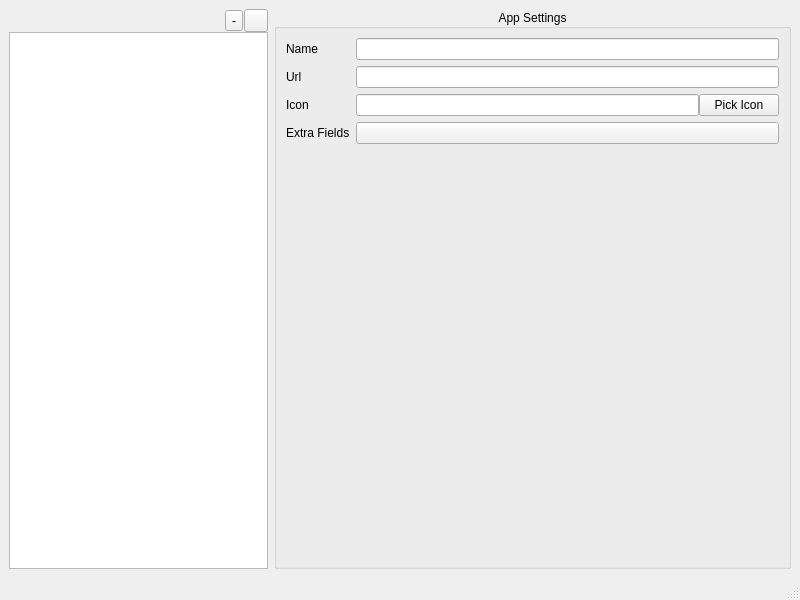
<?xml version="1.0" encoding="UTF-8"?>
<ui version="4.0">
 <class>MainWindow</class>
 <widget class="QMainWindow" name="MainWindow">
  <property name="geometry">
   <rect>
    <x>0</x>
    <y>0</y>
    <width>800</width>
    <height>600</height>
   </rect>
  </property>
  <property name="windowTitle">
   <string>MainWindow</string>
  </property>
  <widget class="QWidget" name="centralwidget">
   <layout class="QHBoxLayout" name="horizontalLayout">
    <item>
     <widget class="QWidget" name="widget_3" native="true">
      <property name="sizePolicy">
       <sizepolicy hsizetype="Preferred" vsizetype="Preferred">
        <horstretch>1</horstretch>
        <verstretch>0</verstretch>
       </sizepolicy>
      </property>
      <layout class="QVBoxLayout" name="verticalLayout_2">
       <property name="spacing">
        <number>0</number>
       </property>
       <property name="leftMargin">
        <number>0</number>
       </property>
       <property name="topMargin">
        <number>0</number>
       </property>
       <property name="rightMargin">
        <number>0</number>
       </property>
       <property name="bottomMargin">
        <number>0</number>
       </property>
       <item>
        <widget class="QWidget" name="widget_4" native="true">
         <layout class="QHBoxLayout" name="horizontalLayout_3">
          <property name="spacing">
           <number>1</number>
          </property>
          <property name="leftMargin">
           <number>0</number>
          </property>
          <property name="topMargin">
           <number>0</number>
          </property>
          <property name="rightMargin">
           <number>0</number>
          </property>
          <property name="bottomMargin">
           <number>0</number>
          </property>
          <item>
           <spacer name="horizontalSpacer">
            <property name="orientation">
             <enum>Qt::Horizontal</enum>
            </property>
            <property name="sizeHint" stdset="0">
             <size>
              <width>40</width>
              <height>20</height>
             </size>
            </property>
           </spacer>
          </item>
          <item>
           <widget class="QToolButton" name="toolButton_2">
            <property name="text">
             <string>-</string>
            </property>
            <property name="icon">
             <iconset theme="list-remove"/>
            </property>
           </widget>
          </item>
          <item>
           <widget class="QToolButton" name="toolButton">
            <property name="text">
             <string/>
            </property>
            <property name="icon">
             <iconset theme="list-add"/>
            </property>
           </widget>
          </item>
         </layout>
        </widget>
       </item>
       <item>
        <widget class="QListWidget" name="listWidgetApps">
         <property name="sizePolicy">
          <sizepolicy hsizetype="Expanding" vsizetype="Expanding">
           <horstretch>0</horstretch>
           <verstretch>0</verstretch>
          </sizepolicy>
         </property>
         <property name="viewMode">
          <enum>QListView::IconMode</enum>
         </property>
        </widget>
       </item>
      </layout>
     </widget>
    </item>
    <item>
     <widget class="QGroupBox" name="groupBox">
      <property name="sizePolicy">
       <sizepolicy hsizetype="Preferred" vsizetype="Preferred">
        <horstretch>2</horstretch>
        <verstretch>0</verstretch>
       </sizepolicy>
      </property>
      <property name="title">
       <string>App Settings</string>
      </property>
      <property name="alignment">
       <set>Qt::AlignCenter</set>
      </property>
      <layout class="QFormLayout" name="formLayout">
       <item row="0" column="0">
        <widget class="QLabel" name="label">
         <property name="text">
          <string>Name</string>
         </property>
        </widget>
       </item>
       <item row="0" column="1">
        <widget class="QLineEdit" name="editName"/>
       </item>
       <item row="1" column="0">
        <widget class="QLabel" name="label_3">
         <property name="text">
          <string>Url</string>
         </property>
        </widget>
       </item>
       <item row="1" column="1">
        <widget class="QLineEdit" name="editUrl"/>
       </item>
       <item row="2" column="0">
        <widget class="QLabel" name="label_2">
         <property name="text">
          <string>Icon</string>
         </property>
        </widget>
       </item>
       <item row="2" column="1">
        <widget class="QWidget" name="widget" native="true">
         <layout class="QHBoxLayout" name="horizontalLayout_2">
          <property name="spacing">
           <number>0</number>
          </property>
          <property name="leftMargin">
           <number>0</number>
          </property>
          <property name="topMargin">
           <number>0</number>
          </property>
          <property name="rightMargin">
           <number>0</number>
          </property>
          <property name="bottomMargin">
           <number>0</number>
          </property>
          <item>
           <widget class="QLineEdit" name="editIcon"/>
          </item>
          <item>
           <widget class="QPushButton" name="btnChooseIcon">
            <property name="text">
             <string>Pick Icon</string>
            </property>
           </widget>
          </item>
         </layout>
        </widget>
       </item>
       <item row="3" column="0">
        <widget class="QLabel" name="label_4">
         <property name="text">
          <string>Extra Fields</string>
         </property>
        </widget>
       </item>
       <item row="3" column="1">
        <widget class="QWidget" name="widget_2" native="true">
         <layout class="QVBoxLayout" name="verticalLayout">
          <property name="spacing">
           <number>0</number>
          </property>
          <property name="leftMargin">
           <number>0</number>
          </property>
          <property name="topMargin">
           <number>0</number>
          </property>
          <property name="rightMargin">
           <number>0</number>
          </property>
          <property name="bottomMargin">
           <number>0</number>
          </property>
          <item>
           <widget class="QPushButton" name="btnAddField">
            <property name="text">
             <string/>
            </property>
            <property name="icon">
             <iconset theme="list-add"/>
            </property>
           </widget>
          </item>
          <item>
           <layout class="QGridLayout" name="layoutExtraFields"/>
          </item>
         </layout>
        </widget>
       </item>
      </layout>
     </widget>
    </item>
   </layout>
  </widget>
  <widget class="QMenuBar" name="menubar">
   <property name="geometry">
    <rect>
     <x>0</x>
     <y>0</y>
     <width>800</width>
     <height>23</height>
    </rect>
   </property>
  </widget>
  <widget class="QStatusBar" name="statusbar"/>
 </widget>
 <resources/>
 <connections/>
</ui>
